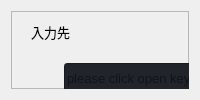
                     <widget class="QWidget" name="new_page">
                      <layout class="QVBoxLayout" name="verticalLayout_20">
                       <item>
                        <widget class="QFrame" name="frame">
                         <property name="enabled">
                          <bool>true</bool>
                         </property>
                         <property name="font">
                          <font>
                           <family>Segoe UI</family>
                           <pointsize>10</pointsize>
                           <italic>false</italic>
                           <bold>false</bold>
                          </font>
                         </property>
                         <property name="frameShape">
                          <enum>QFrame::StyledPanel</enum>
                         </property>
                         <property name="frameShadow">
                          <enum>QFrame::Raised</enum>
                         </property>
                         <widget class="QLineEdit" name="lineEdit_2">
                          <property name="geometry">
                           <rect>
                            <x>53</x>
                            <y>52</y>
                            <width>251</width>
                            <height>30</height>
                           </rect>
                          </property>
                          <property name="sizePolicy">
                           <sizepolicy hsizetype="Preferred" vsizetype="Preferred">
                            <horstretch>0</horstretch>
                            <verstretch>0</verstretch>
                           </sizepolicy>
                          </property>
                          <property name="styleSheet">
                           <string notr="true">background-color: rgb(33, 37, 43);</string>
                          </property>
                          <property name="text">
                           <string/>
                          </property>
                          <property name="placeholderText">
                           <string>please click open key right</string>
                          </property>
                         </widget>
                         <widget class="QLabel" name="label">
                          <property name="geometry">
                           <rect>
                            <x>20</x>
                            <y>10</y>
                            <width>61</width>
                            <height>21</height>
                           </rect>
                          </property>
                          <property name="font">
                           <font>
                            <family>Segoe UI</family>
                            <pointsize>10</pointsize>
                            <italic>false</italic>
                            <bold>false</bold>
                           </font>
                          </property>
                          <property name="text">
                           <string>入力先</string>
                          </property>
                         </widget>
                         <widget class="QPushButton" name="pushButton_2">
                          <property name="geometry">
                           <rect>
                            <x>330</x>
                            <y>50</y>
                            <width>150</width>
                            <height>30</height>
                           </rect>
                          </property>
                          <property name="minimumSize">
                           <size>
                            <width>150</width>
                            <height>30</height>
                           </size>
                          </property>
                          <property name="font">
                           <font>
                            <family>Segoe UI</family>
                            <pointsize>10</pointsize>
                            <italic>false</italic>
                            <bold>false</bold>
                           </font>
                          </property>
                          <property name="cursor">
                           <cursorShape>PointingHandCursor</cursorShape>
                          </property>
                          <property name="styleSheet">
                           <string notr="true">background-color: rgb(52, 59, 72);</string>
                          </property>
                          <property name="text">
                           <string>Open</string>
                          </property>
                          <property name="icon">
                           <iconset resource="../../../vscode_workspace/Modern_GUI_PyDracula_PySide6_or_PyQt6-master/resources.qrc">
                            <normaloff>:/icons/images/icons/cil-folder-open.png</normaloff>:/icons/images/icons/cil-folder-open.png</iconset>
                          </property>
                         </widget>
                         <widget class="QLineEdit" name="lineEdit_3">
                          <property name="enabled">
                           <bool>true</bool>
                          </property>
                          <property name="geometry">
                           <rect>
                            <x>651</x>
                            <y>50</y>
                            <width>271</width>
                            <height>30</height>
                           </rect>
                          </property>
                          <property name="sizePolicy">
                           <sizepolicy hsizetype="Preferred" vsizetype="Preferred">
                            <horstretch>0</horstretch>
                            <verstretch>0</verstretch>
                           </sizepolicy>
                          </property>
                          <property name="styleSheet">
                           <string notr="true">background-color: rgb(33, 37, 43);</string>
                          </property>
                          <property name="text">
                           <string/>
                          </property>
                          <property name="placeholderText">
                           <string>please click open key right</string>
                          </property>
                         </widget>
                         <widget class="QPushButton" name="pushButton_3">
                          <property name="geometry">
                           <rect>
                            <x>956</x>
                            <y>50</y>
                            <width>150</width>
                            <height>30</height>
                           </rect>
                          </property>
                          <property name="minimumSize">
                           <size>
                            <width>150</width>
                            <height>30</height>
                           </size>
                          </property>
                          <property name="font">
                           <font>
                            <family>Segoe UI</family>
                            <pointsize>10</pointsize>
                            <italic>false</italic>
                            <bold>false</bold>
                           </font>
                          </property>
                          <property name="cursor">
                           <cursorShape>PointingHandCursor</cursorShape>
                          </property>
                          <property name="styleSheet">
                           <string notr="true">background-color: rgb(52, 59, 72);</string>
                          </property>
                          <property name="text">
                           <string>Open</string>
                          </property>
                          <property name="icon">
                           <iconset resource="../../../vscode_workspace/Modern_GUI_PyDracula_PySide6_or_PyQt6-master/resources.qrc">
                            <normaloff>:/icons/images/icons/cil-folder-open.png</normaloff>:/icons/images/icons/cil-folder-open.png</iconset>
                          </property>
                         </widget>
                         <widget class="QWidget" name="verticalLayoutWidget">
                          <property name="geometry">
                           <rect>
                            <x>50</x>
                            <y>190</y>
                            <width>160</width>
                            <height>291</height>
                           </rect>
                          </property>
                          <layout class="QVBoxLayout" name="verticalLayout_21">
                           <item>
                            <widget class="QCheckBox" name="checkBox_2">
                             <property name="text">
                              <string>全部選択</string>
                             </property>
                            </widget>
                           </item>
                           <item>
                            <widget class="QCheckBox" name="checkBox_4">
                             <property name="text">
                              <string>GDPS</string>
                             </property>
                            </widget>
                           </item>
                           <item>
                            <widget class="QCheckBox" name="checkBox_3">
                             <property name="text">
                              <string>MCDS</string>
                             </property>
                            </widget>
                           </item>
                           <item>
                            <widget class="QCheckBox" name="checkBox_5">
                             <property name="text">
                              <string>CGFAIL</string>
                             </property>
                            </widget>
                           </item>
                           <item>
                            <widget class="QCheckBox" name="checkBox_6">
                             <property name="text">
                              <string>DSPL</string>
                             </property>
                            </widget>
                           </item>
                           <item>
                            <widget class="QCheckBox" name="checkBox_7">
                             <property name="text">
                              <string>SMSSGCHK</string>
                             </property>
                            </widget>
                           </item>
                           <item>
                            <widget class="QCheckBox" name="checkBox_8">
                             <property name="text">
                              <string>STORAGE</string>
                             </property>
                            </widget>
                           </item>
                           <item>
                            <widget class="QCheckBox" name="checkBox_9">
                             <property name="text">
                              <string>RMFSUM</string>
                             </property>
                            </widget>
                           </item>
                          </layout>
                         </widget>
                         <widget class="QLabel" name="label_2">
                          <property name="geometry">
                           <rect>
                            <x>30</x>
                            <y>150</y>
                            <width>61</width>
                            <height>21</height>
                           </rect>
                          </property>
                          <property name="font">
                           <font>
                            <family>Segoe UI</family>
                            <pointsize>10</pointsize>
                            <italic>false</italic>
                            <bold>false</bold>
                           </font>
                          </property>
                          <property name="text">
                           <string>項目</string>
                          </property>
                         </widget>
                         <widget class="QLabel" name="label_3">
                          <property name="geometry">
                           <rect>
                            <x>20</x>
                            <y>560</y>
                            <width>161</width>
                            <height>21</height>
                           </rect>
                          </property>
                          <property name="font">
                           <font>
                            <family>Segoe UI</family>
                            <pointsize>10</pointsize>
                            <italic>false</italic>
                            <bold>false</bold>
                           </font>
                          </property>
                          <property name="text">
                           <string>以上の項目が検知されました</string>
                          </property>
                         </widget>
                         <widget class="QLineEdit" name="lineEdit_4">
                          <property name="geometry">
                           <rect>
                            <x>10</x>
                            <y>510</y>
                            <width>291</width>
                            <height>30</height>
                           </rect>
                          </property>
                          <property name="sizePolicy">
                           <sizepolicy hsizetype="Preferred" vsizetype="Preferred">
                            <horstretch>0</horstretch>
                            <verstretch>0</verstretch>
                           </sizepolicy>
                          </property>
                          <property name="styleSheet">
                           <string notr="true">background-color: rgb(33, 37, 43);</string>
                          </property>
                          <property name="text">
                           <string/>
                          </property>
                          <property name="placeholderText">
                           <string>please click open key right</string>
                          </property>
                         </widget>
                         <widget class="QPushButton" name="pushButton_5">
                          <property name="geometry">
                           <rect>
                            <x>320</x>
                            <y>510</y>
                            <width>150</width>
                            <height>30</height>
                           </rect>
                          </property>
                          <property name="minimumSize">
                           <size>
                            <width>150</width>
                            <height>30</height>
                           </size>
                          </property>
                          <property name="font">
                           <font>
                            <family>Segoe UI</family>
                            <pointsize>10</pointsize>
                            <italic>false</italic>
                            <bold>false</bold>
                           </font>
                          </property>
                          <property name="cursor">
                           <cursorShape>PointingHandCursor</cursorShape>
                          </property>
                          <property name="styleSheet">
                           <string notr="true">background-color: rgb(52, 59, 72);</string>
                          </property>
                          <property name="text">
                           <string>Open</string>
                          </property>
                          <property name="icon">
                           <iconset resource="../../../vscode_workspace/Modern_GUI_PyDracula_PySide6_or_PyQt6-master/resources.qrc">
                            <normaloff>:/icons/images/icons/cil-folder-open.png</normaloff>:/icons/images/icons/cil-folder-open.png</iconset>
                          </property>
                         </widget>
                         <widget class="QPushButton" name="pushButton_4">
                          <property name="geometry">
                           <rect>
                            <x>526</x>
                            <y>320</y>
                            <width>101</width>
                            <height>41</height>
                           </rect>
                          </property>
                          <property name="styleSheet">
                           <string notr="true">background-color: rgb(85, 97, 118);</string>
                          </property>
                          <property name="text">
                           <string>生成</string>
                          </property>
                         </widget>
                         <widget class="QLabel" name="label_5">
                          <property name="geometry">
                           <rect>
                            <x>630</x>
                            <y>140</y>
                            <width>61</width>
                            <height>21</height>
                           </rect>
                          </property>
                          <property name="font">
                           <font>
                            <family>Segoe UI</family>
                            <pointsize>10</pointsize>
                            <italic>false</italic>
                            <bold>false</bold>
                           </font>
                          </property>
                          <property name="text">
                           <string>結果</string>
                          </property>
                         </widget>
                         <widget class="QLabel" name="label_4">
                          <property name="geometry">
                           <rect>
                            <x>730</x>
                            <y>190</y>
                            <width>281</width>
                            <height>301</height>
                           </rect>
                          </property>
                          <property name="styleSheet">
                           <string notr="true">background-color: rgb(33, 37, 43);</string>
                          </property>
                          <property name="text">
                           <string/>
                          </property>
                         </widget>
                        </widget>
                       </item>
                      </layout>
                     </widget>
